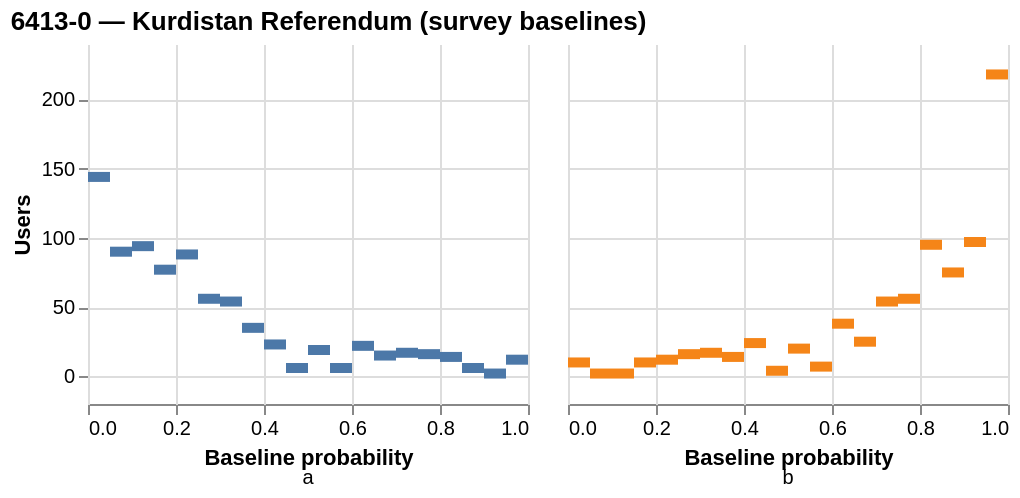

Write the Vega-Lite specification saved for this chart.
### Vega-Lite specification from a JSON file in a GitHub repository (floating-point values rounded to 4 significant figures; data arrays with more than 128 entries replaced by an {"elided": "..."} marker saying what was removed)
{"config": {"view": {"continuousWidth": 300, "continuousHeight": 300, "strokeWidth": 0}}, "data": {"name": "data-49b8af13caae1965c048be54fbd2151d"}, "facet": {"column": {"field": "answer_option", "header": {"labelAngle": 0, "labelOrient": "bottom"}, "title": null, "type": "nominal"}}, "spec": {"mark": {"type": "bar"}, "encoding": {"color": {"field": "answer_option", "legend": null, "type": "nominal"}, "tooltip": [{"field": "answer_option", "title": "Option", "type": "nominal"}, {"field": "n", "title": "Users", "type": "quantitative"}, {"field": "bin_start", "format": ".2f", "title": "Bin start", "type": "quantitative"}, {"field": "bin_end", "format": ".2f", "title": "Bin end", "type": "quantitative"}], "x": {"field": "bin_start", "scale": {"domain": [0, 1]}, "title": "Baseline probability", "type": "quantitative"}, "x2": {"field": "bin_end"}, "y": {"field": "n", "title": "Users", "type": "quantitative"}}, "height": 180, "name": "view_25d191dd1f648c60_0", "transform": [{"bin": {"maxbins": 20}, "field": "baseline_value", "as": ["bin_start", "bin_end"]}, {"aggregate": [{"op": "count", "as": "n"}], "groupby": ["answer_option", "bin_start", "bin_end"]}], "width": 220}, "params": [{"name": "param_f268f798f41c853e", "select": {"type": "interval"}, "bind": "scales", "views": ["view_25d191dd1f648c60_0"]}], "resolve": {"scale": {"x": "shared", "y": "shared"}}, "title": "6413-0 — Kurdistan Referendum (survey baselines)", "$schema": "https://vega.github.io/schema/vega-lite/v6.1.0.json", "datasets": {"data-49b8af13caae1965c048be54fbd2151d": {"elided": "1592 records"}}}
